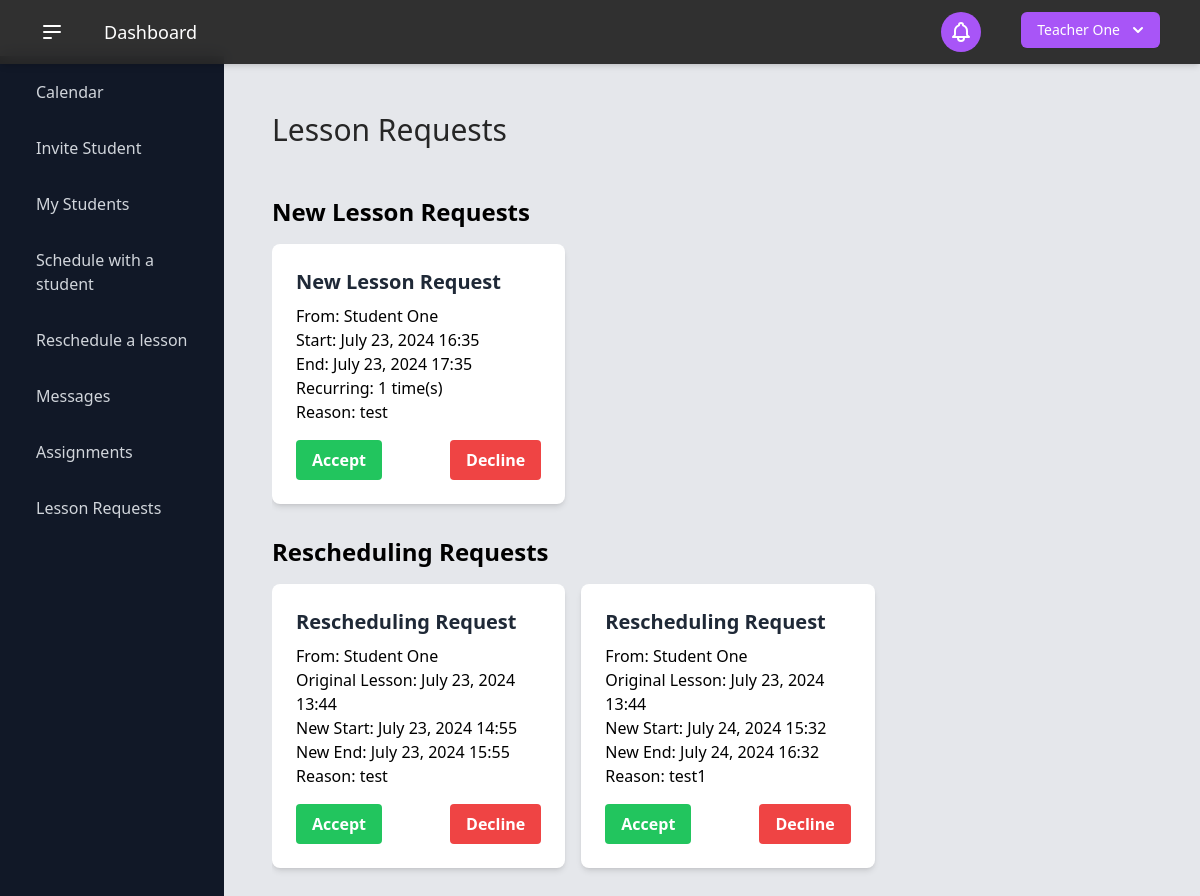
/lesson_requests/ (signed in), run on an earlier commit of the app's database.
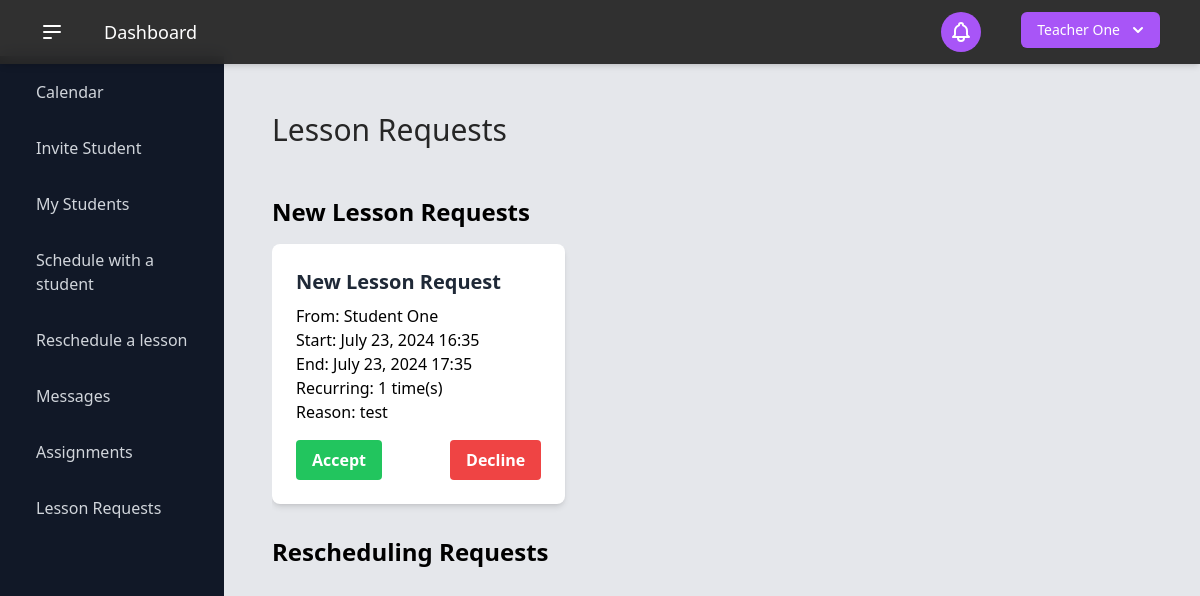
And on a later commit of the database.
### users/models.py (models this page shows, shortened)
class User(AbstractBaseUser):
    USER_TYPE_CHOICES = (
        (1, "Student"),
        (2, "Teacher"),
    )
    user_type = models.PositiveSmallIntegerField(
        choices=USER_TYPE_CHOICES,
        default=1,
    )
    email = models.EmailField(
        "email address",
        max_length=255,
        unique=True,
        validators=[EmailValidator(message="Enter a valid email address.")],
    )
    first_name = models.CharField(
        "first name",
        max_length=150,
        validators=[
            RegexValidator(r"^[a-zA-Z\s]+$", "Enter a valid first name (letters only).")
        ],
    )
    last_name = models.CharField(
        "last name",
        max_length=150,
        validators=[
            RegexValidator(r"^[a-zA-Z\s]+$", "Enter a valid last name (letters only).")
        ],
    )
    password = models.CharField(
        "password",
        max_length=255,
        validators=[
            MinLengthValidator(6),
            RegexValidator(
                r"^(?=.*[a-z])(?=.*[A-Z])(?=.*\d)[A-Za-z\d]{6,}$",
                "Password must have at least 6 characters, including a number and a capital letter.",
            ),
        ],
    )
    contact_number = PhoneNumberField()
    date_of_birth = models.DateField("date of birth")
    two_factor_enabled = models.BooleanField(default=False)
    two_factor_code = models.CharField(max_length=6, blank=True, null=True)
    two_factor_code_expiry = models.DateTimeField(blank=True, null=True)
    password_reset_token = models.CharField(max_length=100, null=True, blank=True)
    password_reset_token_created_at = models.DateTimeField(null=True, blank=True)
    objects = UserManager()
    USERNAME_FIELD = "email"
    REQUIRED_FIELDS = ["__all__"]
    def get_full_name(self):
        return f"{self.first_name} {self.last_name}"

class Student(models.Model):
    student_id = models.AutoField(primary_key=True)
    user = models.OneToOneField(User, on_delete=models.CASCADE)
    extra_student_info = models.TextField(
        "extra / optional student information",
        max_length=2000,
        blank=True,  # This field is optional
        null=True,
    )
    grade_level = models.IntegerField(
        "grade level",
        validators=[
            RegexValidator(r"^\d+$", "Enter a valid grade level between 1 and 12.")
        ],
    )

### scheduling/models.py (models this page shows, shortened)
class LessonRequest(models.Model):
    request_id = models.AutoField(primary_key=True)
    student = models.ForeignKey(Student, on_delete=models.CASCADE)
    teacher = models.ForeignKey(Teacher, on_delete=models.CASCADE)
    requested_datetime = models.DateTimeField()
    is_approved = models.BooleanField(default=False)
    request_reason = models.CharField(max_length=255)
    end_datetime = models.DateTimeField(default=1)
    recurring_amount = models.IntegerField(default=False)
    is_sent_by_teacher = models.BooleanField(default=False)

class ReschedulingRequest(models.Model):
    rescheduling_id = models.AutoField(primary_key=True)
    original_lesson = models.ForeignKey('Lesson', on_delete=models.CASCADE, related_name='rescheduling_requests')
    requested_by = models.ForeignKey('users.User', on_delete=models.CASCADE)
    requested_datetime = models.DateTimeField()
    end_datetime = models.DateTimeField()
    request_reason = models.TextField()
    is_approved = models.BooleanField(default=False)
    created_at = models.DateTimeField(auto_now_add=True)

class Lesson(models.Model):
    lesson_id = models.AutoField(primary_key=True)
    student = models.ForeignKey(Student, on_delete=models.CASCADE)
    teacher = models.ForeignKey(Teacher, on_delete=models.CASCADE)
    request = models.ForeignKey(LessonRequest, on_delete=models.SET_NULL, null=True)
    start_datetime = models.DateTimeField()
    student_attendance = models.BooleanField(default=False)
    end_datetime = models.DateTimeField()
    is_rescheduled = models.BooleanField(default=False)
    rescheduled_to = models.ForeignKey('self', null=True, blank=True, on_delete=models.SET_NULL, related_name='rescheduled_from')

### scheduling/views.py (the view)
# urls.py: path("lesson_requests/", views.lesson_requests, name="lesson_requests"),
@login_required
def lesson_requests(request):
    if request.user.user_type == 1:  # Student
        scheduling_requests = LessonRequest.objects.filter(
            student=request.user.student, is_approved=False
        )
        rescheduling_requests = ReschedulingRequest.objects.filter(
            original_lesson__student=request.user.student, is_approved=False
        )
    else:  # Teacher
        scheduling_requests = LessonRequest.objects.filter(
            teacher=request.user.teacher, is_approved=False
        )
        rescheduling_requests = ReschedulingRequest.objects.filter(
            original_lesson__teacher=request.user.teacher, is_approved=False
        )
    context = {
        "scheduling_requests": scheduling_requests,
        "rescheduling_requests": rescheduling_requests,
    }
    return render(request, "scheduling/lesson_requests.html", context)

### templates/scheduling/lesson_requests.html (shortened to what this page needs)
{% extends "_dashboard.html" %}
{% load static %}
{% block name %}Lesson Requests{% endblock %}
{% block content %}
<div class="container mx-auto py-8" x-data="{ showAcceptModal: false, showDeclineModal: false, selectedRequest: null, requestType: '' }">
    {% if scheduling_requests or rescheduling_requests %}
        <h2 class="text-2xl font-bold mb-4">New Lesson Requests</h2>
        <div class="grid grid-cols-1 md:grid-cols-2 lg:grid-cols-3 gap-4 mb-8">
            {% for request in scheduling_requests %}
                <div class="bg-white shadow-md rounded-lg p-6">
                    <h3 class="text-xl font-semibold text-gray-800 mb-2">New Lesson Request</h3>
                    {% if user.user_type == 1 %}
                        <p>From: {{ request.teacher.user.get_full_name }}</p>
                    {% else %}
                        <p>From: {{ request.student.user.get_full_name }}</p>
                    {% endif %}
                    <p>Start: {{ request.requested_datetime|date:"F d, Y H:i" }}</p>
                    <p>End: {{ request.end_datetime|date:"F d, Y H:i" }}</p>
                    <p>Recurring: {{ request.recurring_amount }} time(s)</p>
                    <p>Reason: {{ request.request_reason }}</p>
                    <div class="flex justify-between mt-4">
                        <button @click="showAcceptModal = true; selectedRequest = '{{ request.rescheduling_id }}'; requestType = 'reschedule'" class="bg-green-500 hover:bg-green-600 text-white font-bold py-2 px-4 rounded">
                            Accept
                        </button>
                        <button @click="showDeclineModal = true; selectedRequest = '{{ request.rescheduling_id }}'; requestType = 'reschedule'" class="bg-red-500 hover:bg-red-600 text-white font-bold py-2 px-4 rounded">
                            Decline
                        </button>
                    </div>
                </div>
            {% endfor %}
        </div>
        <h2 class="text-2xl font-bold mb-4">Rescheduling Requests</h2>
        <div class="grid grid-cols-1 md:grid-cols-2 lg:grid-cols-3 gap-4">
            {% for request in rescheduling_requests %}
                <div class="bg-white shadow-md rounded-lg p-6">
                    <h3 class="text-xl font-semibold text-gray-800 mb-2">Rescheduling Request</h3>
                    {% if user.user_type == 1 %}
                        <p>From: {{ request.original_lesson.teacher.user.get_full_name }}</p>
                    {% else %}
                        <p>From: {{ request.original_lesson.student.user.get_full_name }}</p>
                    {% endif %}
                    <p>Original Lesson: {{ request.original_lesson.start_datetime|date:"F d, Y H:i" }}</p>
                    <p>New Start: {{ request.requested_datetime|date:"F d, Y H:i" }}</p>
                    <p>New End: {{ request.end_datetime|date:"F d, Y H:i" }}</p>
                    <p>Reason: {{ request.request_reason }}</p>
                    <div class="flex justify-between mt-4">
                        <button @click="showAcceptModal = true; selectedRequest = '{{ request.rescheduling_id }}'; requestType = 'reschedule'" class="bg-green-500 hover:bg-green-600 text-white font-bold py-2 px-4 rounded">
                            Accept
                        </button>
                        <button @click="showDeclineModal = true; selectedRequest = '{{ request.rescheduling_id }}'; requestType = 'reschedule'" class="bg-red-500 hover:bg-red-600 text-white font-bold py-2 px-4 rounded">
                            Decline
                        </button>
                    </div>
                </div>
            {% endfor %}
        </div>
    {% else %}
        <p class="text-xl">No pending lesson requests.</p>
    {% endif %}
</div>
{% endblock %}

### templates/_dashboard.html (shortened to what this page needs)
{% load static %} {% load static tailwind_tags %}
<!DOCTYPE html>
<html lang="en">
  <head>
    {% tailwind_css %}
  </head>
  <body class="bg-neutral-200" x-data="{ sidebarOpen: true }">
    <div>
      <header class="sticky top-0 z-50">
        <div
          class="flex fixed top-0 py-2 w-full items-center justify-between bg-neutral-800 bg-opacity-95 backdrop-blur shadow-md"
        >
          <div class="flex flex-grow gap-x-10 px-10 text-lg text-white py-2.5">
            {% if user.is_authenticated %}
            <button
              @click="sidebarOpen = !sidebarOpen"
              class="text-white focus:outline-none"
            >
              <svg
                class="h-6 w-6"
                viewBox="0 0 24 24"
                fill="none"
                xmlns="http://www.w3.org/2000/svg"
              >
                <path
                  d="M4 6H20M4 12H20M4 18H11"
                  stroke="currentColor"
                  stroke-width="2"
                  stroke-linecap="round"
                  stroke-linejoin="round"
                ></path>
              </svg>
            </button>
            <div class="flex">
              <a href="{% url 'dashboard' %}" class="hover:text-purple-400"
                >Dashboard</a
              >
            </div>
            {% endif %}
          </div>
          <div
            id="messages-container"
            class="fixed left-1/2 transform -translate-x-1/2 z-50 w-full max-w-md px-4"
          >
            <div class="w-full pt-2">
            </div>
          </div>
          <div class="flex gap-x-6 px-6">
            {% block navright %} {% endblock navright %} {% if user.is_authenticated %}
            {% include "components/notification.html" %}
            {% include "components/current_user.html" %}
            {% endif %}
          </div>
        </div>
      </header>
      <main class="relative">
        <div class="flex h-screen bg-gray-200">
          <div
            class="z-30 inset-y-0 left-0 w-56 transition duration-300 transform bg-gray-900 overflow-y-auto fixed top-14"
            :class="{'translate-x-0 ease-out': sidebarOpen, '-translate-x-full ease-in': !sidebarOpen}"
          >
            <a
              href="{% url 'calendar' %}"
              class="flex items-center mt-4 py-2 px-6 text-gray-300 hover:bg-gray-700 hover:bg-opacity-25 hover:text-gray-100"
            >
              <span class="mx-3">Calendar</span>
            </a>
            {% if user.user_type == 1 %}
            <a
              href="{% url 'student_invites' %}"
              class="flex items-center mt-4 py-2 px-6 text-gray-300 hover:bg-gray-700 hover:bg-opacity-25 hover:text-gray-100"
            >
              <span class="mx-3">View Invites</span>
            </a>
            <a
              href="{% url 'student_teachers' %}"
              class="flex items-center mt-4 py-2 px-6 text-gray-300 hover:bg-gray-700 hover:bg-opacity-25 hover:text-gray-100"
              ><span class="mx-3">My Teachers</span></a
            >
            <a
              href="{% url 'student_lesson_request' %}"
              class="flex items-center mt-4 py-2 px-6 text-gray-300 hover:bg-gray-700 hover:bg-opacity-25 hover:text-gray-100"
            >
              <span class="mx-3">Schedule with a teacher</span>
            </a>
            {% elif user.user_type == 2 %}
            <a
              href="{% url 'invite_student' %}"
              class="flex items-center mt-4 py-2 px-6 text-gray-300 hover:bg-gray-700 hover:bg-opacity-25 hover:text-gray-100"
              ><span class="mx-3">Invite Student</span></a
            >
            <a
              href="{% url 'teacher_students' %}"
              class="flex items-center mt-4 py-2 px-6 text-gray-300 hover:bg-gray-700 hover:bg-opacity-25 hover:text-gray-100"
              ><span class="mx-3">My Students</span></a
            >
            <a
              href="{% url 'teacher_lesson_request' %}"
              class="flex items-center mt-4 py-2 px-6 text-gray-300 hover:bg-gray-700 hover:bg-opacity-25 hover:text-gray-100"
            >
              <span class="mx-3">Schedule with a student</span>
            </a>
            {% endif %}
            <a
              href="{% url 'reschedule_lesson' %}"
              class="flex items-center mt-4 py-2 px-6 text-gray-300 hover:bg-gray-700 hover:bg-opacity-25 hover:text-gray-100"
            >
              <span class="mx-3">Reschedule a lesson</span>
            </a>
            <a
              href="{% url 'message_list' %}"
              class="flex items-center mt-4 py-2 px-6 text-gray-300 hover:bg-gray-700 hover:bg-opacity-25 hover:text-gray-100"
            >
              <span class="mx-3">Messages</span>
            </a>
            <a
              href="{% url 'assignment_list' %}"
              class="flex items-center mt-4 py-2 px-6 text-gray-300 hover:bg-gray-700 hover:bg-opacity-25 hover:text-gray-100"
            >
              <span class="mx-3">Assignments</span>
            </a>
            <a
              href="{% url 'lesson_requests' %}"
              class="flex items-center mt-4 py-2 px-6 text-gray-300 hover:bg-gray-700 hover:bg-opacity-25 hover:text-gray-100"
            >
              <span class="mx-3">Lesson Requests</span>
            </a>
          </div>
          <div
            class="flex-1 flex flex-col overflow-hidden"
            :class="{'ml-64': sidebarOpen, 'ml-0': !sidebarOpen}"
          >
            <div
              class="flex-1 flex flex-col overflow-hidden bg-gray-200 pt-28"
            >
              <div class="flex-1 flex flex-col overflow-hidden container mx-auto px-4">
                <h3 class="text-neutral-800 text-3xl font-medium mb-4">
                  {% block name %}{% endblock %}
                </h3>
                <div class="flex-1 overflow-y-auto">
                {% block content %}{% endblock %}
                 </div>
              </div>
            </div>
          </div>
        </div>
      </main>
    </div>
  </body>
</html>

### templates/components/notification.html (shortened to what this page needs)
{% load static %}
<div
    x-data="notificationComponent()"
    class="relative inline-block text-left mr-4"
>
    <button
        @click="toggleNotifications"
        class="inline-flex items-center justify-center w-10 h-10 rounded-full bg-purple-500 text-white focus:outline-none"
    >
    </button>
</div>

### templates/components/current_user.html (shortened to what this page needs)
{% load static %}
<div x-data="{ open: false }" class="relative inline-block text-left mr-4">
    <div>
        <button
            @click="open = !open"
            type="button"
            class="inline-flex justify-center w-full rounded-md shadow-sm px-4 py-2 bg-purple-500 text-sm font-medium text-white hover:bg-purple-600 ring-purple-800"
            id="options-menu"
            aria-haspopup="true"
            x-bind:aria-expanded="open"
        >
            {{ user.first_name }} {{ user.last_name }}
            <svg
                class="-mr-1 ml-2 h-5 w-5"
                xmlns="http://www.w3.org/2000/svg"
                viewBox="0 0 20 20"
                fill="currentColor"
                aria-hidden="true"
            >
                <path
                    fill-rule="evenodd"
                    d="M5.293 7.293a1 1 0 011.414 0L10 10.586l3.293-3.293a1 1 0 111.414 1.414l-4 4a1 1 0 01-1.414 0l-4-4a1 1 0 010-1.414z"
                    clip-rule="evenodd"
                />
            </svg>
        </button>
    </div>
</div>

What changed in the data, as far as the page shows it:
removed ReschedulingRequest: original_lesson.student.user.get_full_name "Student One", original_lesson.start_datetime "July 23, 2024 13:44", requested_datetime "July 23, 2024 14:55", end_datetime "July 23, 2024 15:55", request_reason "test"
no longer on this page (row edited): ReschedulingRequest: original_lesson.student.user.get_full_name "Student One", original_lesson.start_datetime "July 23, 2024 13:44", requested_datetime "July 24, 2024 15:32", end_datetime "July 24, 2024 16:32", request_reason "test1"
